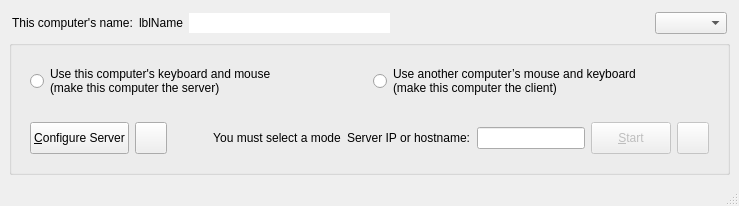
<?xml version="1.0" encoding="UTF-8"?>
<ui version="4.0">
 <class>MainWindow</class>
 <widget class="QMainWindow" name="MainWindow">
  <widget class="QWidget" name="topLevelWidget">
   <property name="sizePolicy">
    <sizepolicy hsizetype="Preferred" vsizetype="Maximum">
     <horstretch>0</horstretch>
     <verstretch>0</verstretch>
    </sizepolicy>
   </property>
   <layout class="QVBoxLayout" name="_2">
    <property name="spacing">
     <number>3</number>
    </property>
    <item>
     <widget class="QWidget" name="widget" native="true">
      <property name="minimumSize">
       <size>
        <width>0</width>
        <height>28</height>
       </size>
      </property>
      <property name="maximumSize">
       <size>
        <width>16777215</width>
        <height>28</height>
       </size>
      </property>
      <layout class="QHBoxLayout" name="horizontalLayout_5">
       <property name="leftMargin">
        <number>3</number>
       </property>
       <property name="topMargin">
        <number>3</number>
       </property>
       <property name="rightMargin">
        <number>3</number>
       </property>
       <property name="bottomMargin">
        <number>3</number>
       </property>
       <item>
        <widget class="QLabel" name="labelComputerName">
         <property name="sizePolicy">
          <sizepolicy hsizetype="Maximum" vsizetype="Preferred">
           <horstretch>0</horstretch>
           <verstretch>0</verstretch>
          </sizepolicy>
         </property>
         <property name="text">
          <string>This computer's name:</string>
         </property>
        </widget>
       </item>
       <item>
        <widget class="QLabel" name="lblComputerName">
         <property name="sizePolicy">
          <sizepolicy hsizetype="Maximum" vsizetype="Preferred">
           <horstretch>0</horstretch>
           <verstretch>0</verstretch>
          </sizepolicy>
         </property>
         <property name="text">
          <string notr="true">lblName</string>
         </property>
        </widget>
       </item>
       <item>
        <widget class="QLineEdit" name="lineEditName">
         <property name="sizePolicy">
          <sizepolicy hsizetype="Expanding" vsizetype="Fixed">
           <horstretch>0</horstretch>
           <verstretch>0</verstretch>
          </sizepolicy>
         </property>
         <property name="toolTip">
          <string>&lt;html&gt;&lt;head/&gt;&lt;body&gt;&lt;p&gt;Name can't have have spaces or special characters&lt;/p&gt;&lt;p&gt;Use Enter to save the name change.&lt;/p&gt;&lt;/body&gt;&lt;/html&gt;</string>
         </property>
         <property name="maxLength">
          <number>255</number>
         </property>
         <property name="frame">
          <bool>false</bool>
         </property>
         <property name="clearButtonEnabled">
          <bool>false</bool>
         </property>
        </widget>
       </item>
       <item>
        <widget class="QPushButton" name="btnEditName">
         <property name="sizePolicy">
          <sizepolicy hsizetype="Fixed" vsizetype="Fixed">
           <horstretch>0</horstretch>
           <verstretch>0</verstretch>
          </sizepolicy>
         </property>
         <property name="toolTip">
          <string>Edit Computer Name</string>
         </property>
         <property name="icon">
          <iconset theme="document-edit"/>
         </property>
         <property name="iconSize">
          <size>
           <width>16</width>
           <height>16</height>
          </size>
         </property>
         <property name="flat">
          <bool>true</bool>
         </property>
        </widget>
       </item>
       <item>
        <spacer name="horizontalSpacer_2">
         <property name="orientation">
          <enum>Qt::Orientation::Horizontal</enum>
         </property>
         <property name="sizeHint" stdset="0">
          <size>
           <width>6</width>
           <height>20</height>
          </size>
         </property>
        </spacer>
       </item>
       <item>
        <widget class="QLabel" name="lblIpPrefix">
         <property name="sizePolicy">
          <sizepolicy hsizetype="Preferred" vsizetype="Fixed">
           <horstretch>0</horstretch>
           <verstretch>0</verstretch>
          </sizepolicy>
         </property>
        </widget>
       </item>
       <item>
        <widget class="QComboBox" name="cmbIpAddresses">
         <property name="minimumWidth">
          <number>180</number>
         </property>
         <property name="toolTip">
          <string>Select IP address to use for Deskflow service</string>
         </property>
        </widget>
       </item>
      </layout>
     </widget>
    </item>
    <item>
     <widget class="QGroupBox" name="groupBox">
      <property name="sizePolicy">
       <sizepolicy hsizetype="Preferred" vsizetype="Fixed">
        <horstretch>0</horstretch>
        <verstretch>0</verstretch>
       </sizepolicy>
      </property>
      <property name="title">
       <string/>
      </property>
      <layout class="QVBoxLayout" name="verticalLayout">
       <item>
        <widget class="QWidget" name="widgetModeSelection" native="true">
         <property name="sizePolicy">
          <sizepolicy hsizetype="Preferred" vsizetype="Maximum">
           <horstretch>0</horstretch>
           <verstretch>0</verstretch>
          </sizepolicy>
         </property>
         <layout class="QHBoxLayout" name="horizontalLayout">
          <item>
           <widget class="QRadioButton" name="rbModeServer">
            <property name="text">
             <string>Use this computer's keyboard and mouse
(make this computer the server)</string>
            </property>
           </widget>
          </item>
          <item>
           <widget class="QRadioButton" name="rbModeClient">
            <property name="text">
             <string>Use another computer’s mouse and keyboard
(make this computer the client)</string>
            </property>
           </widget>
          </item>
         </layout>
        </widget>
       </item>
       <item>
        <widget class="QWidget" name="widgetModeOptions" native="true">
         <property name="sizePolicy">
          <sizepolicy hsizetype="Preferred" vsizetype="Maximum">
           <horstretch>0</horstretch>
           <verstretch>0</verstretch>
          </sizepolicy>
         </property>
         <layout class="QHBoxLayout" name="horizontalLayout_2">
          <item>
           <widget class="QWidget" name="serverOptions" native="true">
            <property name="sizePolicy">
             <sizepolicy hsizetype="Preferred" vsizetype="Fixed">
              <horstretch>0</horstretch>
              <verstretch>0</verstretch>
             </sizepolicy>
            </property>
            <property name="minimumSize">
             <size>
              <width>0</width>
              <height>32</height>
             </size>
            </property>
            <property name="maximumSize">
             <size>
              <width>16777215</width>
              <height>32</height>
             </size>
            </property>
            <layout class="QHBoxLayout" name="horizontalLayout_4">
             <property name="leftMargin">
              <number>0</number>
             </property>
             <property name="topMargin">
              <number>0</number>
             </property>
             <property name="rightMargin">
              <number>0</number>
             </property>
             <property name="bottomMargin">
              <number>0</number>
             </property>
             <item>
              <widget class="QPushButton" name="btnConfigureServer">
               <property name="sizePolicy">
                <sizepolicy hsizetype="Maximum" vsizetype="Fixed">
                 <horstretch>0</horstretch>
                 <verstretch>0</verstretch>
                </sizepolicy>
               </property>
               <property name="minimumSize">
                <size>
                 <width>0</width>
                 <height>32</height>
                </size>
               </property>
               <property name="maximumSize">
                <size>
                 <width>16777215</width>
                 <height>32</height>
                </size>
               </property>
               <property name="text">
                <string>&amp;Configure Server</string>
               </property>
              </widget>
             </item>
             <item>
              <widget class="QPushButton" name="btnSaveServerConfig">
               <property name="sizePolicy">
                <sizepolicy hsizetype="Fixed" vsizetype="Fixed">
                 <horstretch>0</horstretch>
                 <verstretch>0</verstretch>
                </sizepolicy>
               </property>
               <property name="minimumSize">
                <size>
                 <width>32</width>
                 <height>32</height>
                </size>
               </property>
               <property name="maximumSize">
                <size>
                 <width>32</width>
                 <height>32</height>
                </size>
               </property>
               <property name="toolTip">
                <string>Export server configuration</string>
               </property>
               <property name="icon">
                <iconset theme="QIcon::ThemeIcon::DocumentSaveAs"/>
               </property>
              </widget>
             </item>
             <item>
              <spacer name="horizontalSpacer">
               <property name="orientation">
                <enum>Qt::Orientation::Horizontal</enum>
               </property>
               <property name="sizeHint" stdset="0">
                <size>
                 <width>40</width>
                 <height>5</height>
                </size>
               </property>
              </spacer>
             </item>
            </layout>
           </widget>
          </item>
          <item>
           <widget class="QLabel" name="lblNoMode">
            <property name="text">
             <string>You must select a mode</string>
            </property>
            <property name="alignment">
             <set>Qt::AlignmentFlag::AlignCenter</set>
            </property>
           </widget>
          </item>
          <item>
           <widget class="QWidget" name="clientOptions" native="true">
            <property name="sizePolicy">
             <sizepolicy hsizetype="Preferred" vsizetype="Maximum">
              <horstretch>0</horstretch>
              <verstretch>0</verstretch>
             </sizepolicy>
            </property>
            <layout class="QHBoxLayout" name="horizontalLayout_3">
             <property name="leftMargin">
              <number>0</number>
             </property>
             <property name="topMargin">
              <number>0</number>
             </property>
             <property name="rightMargin">
              <number>0</number>
             </property>
             <property name="bottomMargin">
              <number>0</number>
             </property>
             <item>
              <widget class="QLabel" name="m_pLabelServerName">
               <property name="sizePolicy">
                <sizepolicy hsizetype="Preferred" vsizetype="Maximum">
                 <horstretch>0</horstretch>
                 <verstretch>0</verstretch>
                </sizepolicy>
               </property>
               <property name="text">
                <string>Server IP or hostname:</string>
               </property>
               <property name="indent">
                <number>0</number>
               </property>
              </widget>
             </item>
             <item>
              <widget class="QLineEdit" name="lineHostname">
               <property name="minimumSize">
                <size>
                 <width>0</width>
                 <height>0</height>
                </size>
               </property>
               <property name="toolTip">
                <string>Hostname or IP address of the server computer.</string>
               </property>
              </widget>
             </item>
            </layout>
           </widget>
          </item>
          <item>
           <widget class="QWidget" name="horizontalWidget" native="true">
            <property name="sizePolicy">
             <sizepolicy hsizetype="Preferred" vsizetype="Fixed">
              <horstretch>0</horstretch>
              <verstretch>0</verstretch>
             </sizepolicy>
            </property>
            <property name="minimumSize">
             <size>
              <width>0</width>
              <height>32</height>
             </size>
            </property>
            <property name="maximumSize">
             <size>
              <width>16777215</width>
              <height>32</height>
             </size>
            </property>
            <layout class="QHBoxLayout" name="horizontalLayout_6">
             <property name="leftMargin">
              <number>0</number>
             </property>
             <property name="topMargin">
              <number>0</number>
             </property>
             <property name="rightMargin">
              <number>0</number>
             </property>
             <property name="bottomMargin">
              <number>0</number>
             </property>
             <item>
              <widget class="QPushButton" name="btnToggleCore">
               <property name="enabled">
                <bool>false</bool>
               </property>
               <property name="sizePolicy">
                <sizepolicy hsizetype="Maximum" vsizetype="Fixed">
                 <horstretch>0</horstretch>
                 <verstretch>0</verstretch>
                </sizepolicy>
               </property>
               <property name="minimumSize">
                <size>
                 <width>0</width>
                 <height>32</height>
                </size>
               </property>
               <property name="maximumSize">
                <size>
                 <width>16777215</width>
                 <height>32</height>
                </size>
               </property>
               <property name="text">
                <string>&amp;Start</string>
               </property>
              </widget>
             </item>
             <item>
              <widget class="QPushButton" name="btnRestartCore">
               <property name="enabled">
                <bool>false</bool>
               </property>
               <property name="sizePolicy">
                <sizepolicy hsizetype="Fixed" vsizetype="Fixed">
                 <horstretch>0</horstretch>
                 <verstretch>0</verstretch>
                </sizepolicy>
               </property>
               <property name="minimumSize">
                <size>
                 <width>32</width>
                 <height>32</height>
                </size>
               </property>
               <property name="maximumSize">
                <size>
                 <width>32</width>
                 <height>32</height>
                </size>
               </property>
               <property name="toolTip">
                <string>Restart</string>
               </property>
               <property name="icon">
                <iconset theme="view-refresh"/>
               </property>
              </widget>
             </item>
            </layout>
           </widget>
          </item>
         </layout>
        </widget>
       </item>
      </layout>
     </widget>
    </item>
   </layout>
  </widget>
  <widget class="QStatusBar" name="statusBar"/>
 </widget>
 <resources/>
 <connections/>
</ui>
